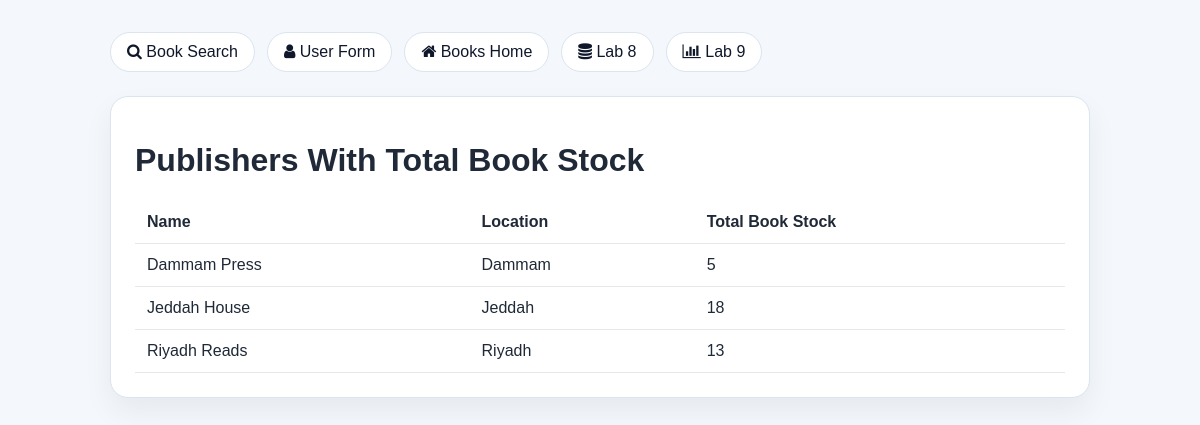
The page /books/lab9/task2 on the database its author committed.
### apps/bookmodule/models.py (models this page shows, shortened)
class Publisher(models.Model):
    name = models.CharField(max_length=200)
    location = models.CharField(max_length=300)
    class Meta:
        ordering = ["name", "id"]

### apps/bookmodule/views.py (the view)
# urls.py: path("lab9/task2", views.lab9_task2, name="lab9-task2"),
def lab9_task2(request):
    publishers = Publisher.objects.annotate(
        total_book_stock=Coalesce(Sum("books__quantity"), Value(0))
    ).order_by("name")
    rows = [
        [publisher.name, publisher.location, publisher.total_book_stock]
        for publisher in publishers
    ]
    return render(
        request,
        "bookmodule/lab9_publishers.html",
        {
            "page_title": "Lab 9 - Task 2",
            "heading": "Publishers With Total Book Stock",
            "headers": ["Name", "Location", "Total Book Stock"],
            "rows": rows,
        },
    )

### apps/templates/bookmodule/lab9_publishers.html (shortened to what this page needs)
{% extends "layouts/base.html" %}
{% block content %}
<div class="card">
    <h1>{{ heading }}</h1>
    <table>
        <thead>
            <tr>
                {% for header in headers %}
                <th>{{ header }}</th>
                {% endfor %}
            </tr>
        </thead>
        <tbody>
            {% for row in rows %}
            <tr>
                {% for value in row %}
                <td>{{ value }}</td>
                {% endfor %}
            </tr>
            {% empty %}
            <tr>
                <td colspan="{{ headers|length }}">No publisher data is available.</td>
            </tr>
            {% endfor %}
        </tbody>
    </table>
</div>
{% endblock content %}

### apps/templates/layouts/base.html (style rules this page uses)
body { margin: 0; font-family: Arial, sans-serif; background: #f4f7fb; color: #1f2937; }
.card { background: #fff; border: 1px solid #dbe4f0; border-radius: 18px; padding: 24px; box-shadow: 0 14px 30px rgba(15, 23, 42, 0.06); margin-bottom: 20px; }
table { width: 100%; border-collapse: collapse; margin-top: 16px; }
th, td { border-bottom: 1px solid #e5e7eb; padding: 12px; text-align: left; }

### rows shown on the page
Publisher: row "Dammam Press" "Dammam"
Publisher: row "Jeddah House" "Jeddah"
Publisher: row "Riyadh Reads" "Riyadh"

### other values the page prints
{{ heading }} "Publishers With Total Book Stock"
{{ header }} "Name" "Location" "Total Book Stock"
{{ value }} "5" "18" "13"
